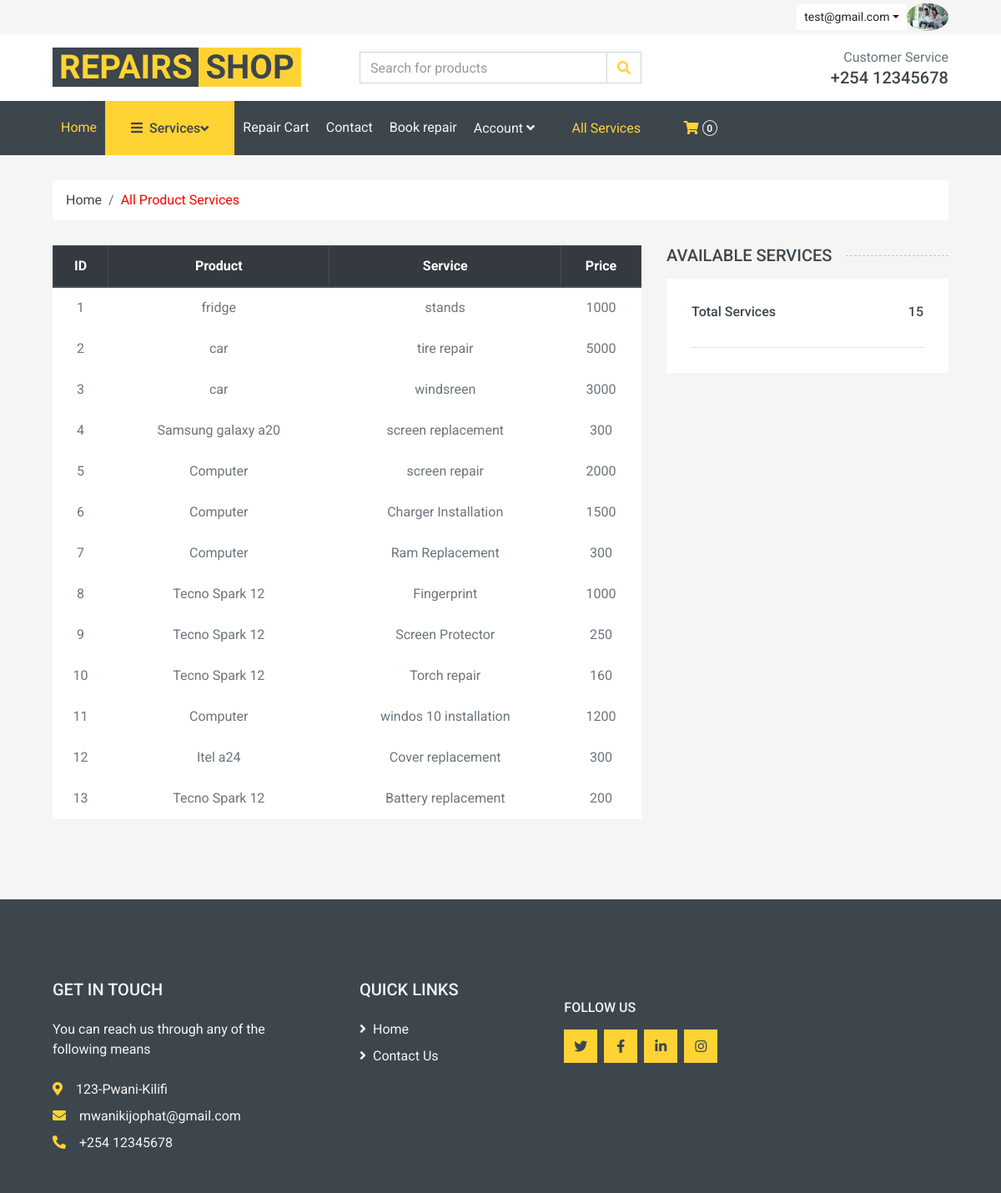
The app's page /all-services.php (signed in) with its own data.
### tables this page shows
CREATE TABLE `users` (
  `id` bigint(255) NOT NULL,
  `fname` varchar(15) NOT NULL,
  `lname` varchar(15) NOT NULL,
  `email` varchar(255) NOT NULL,
  `password` varchar(255) NOT NULL,
  `contact` int(15) NOT NULL,
  `status` int(2) DEFAULT NULL,
  `creationdate` timestamp NOT NULL DEFAULT current_timestamp(),
  `updationdate` timestamp NULL DEFAULT NULL ON UPDATE current_timestamp(),
  `profilepic` varchar(100) NOT NULL
);

CREATE TABLE `system` (
  `id` int(11) NOT NULL,
  `email` varchar(50) NOT NULL,
  `address` varchar(100) NOT NULL,
  `mobile` int(15) NOT NULL,
  `working hours` varchar(100) NOT NULL,
  `profilepic` varchar(100) NOT NULL
);

CREATE TABLE `services` (
  `id` int(11) NOT NULL,
  `sname` varchar(30) NOT NULL,
  `price` float NOT NULL DEFAULT 0,
  `pid` int(11) NOT NULL,
  `date_created` datetime NOT NULL DEFAULT current_timestamp(),
  `status` int(11) NOT NULL
);

CREATE TABLE `product` (
  `id` int(11) NOT NULL,
  `pname` varchar(30) NOT NULL,
  `date_created` datetime NOT NULL DEFAULT current_timestamp(),
  `status` int(11) NOT NULL,
  `pimage` varchar(50) NOT NULL
);

### all-services.php (the view, shortened to what this page needs)
<?php
include('includes/config.php');
if (strlen($_SESSION['login']) == 0) {
    header('location: login.php');
} else {
    ?>
<!DOCTYPE html>
<html lang="en">
<head>
    <link href="https://cdnjs.cloudflare.com/ajax/libs/font-awesome/5.10.0/css/all.min.css" rel="stylesheet">
    <link href="lib/animate/animate.min.css" rel="stylesheet">
    <link href="lib/owlcarousel/assets/owl.carousel.min.css" rel="stylesheet">
    <link href="css/style.css" rel="stylesheet">
</head>
<body>
<?php include('includes/header.php');?>
    <div class="container-fluid">
        <div class="row px-xl-5">
            <div class="col-12">
                <nav class="breadcrumb bg-light mb-30">
                    <a class="breadcrumb-item text-dark" href="#">Home</a>
                    <a class="breadcrumb-item text-dark" href="#"><span style="color:red">All Product Services</span></a>
                </nav>
            </div>
        </div>
    </div>
    <div class="container-fluid">
        <div class="row px-xl-5">
            <div class="col-lg-8 table-responsive mb-5">
                <table class="table table-light table-bordered table-hover text-center mb-0">
                    <thead class="thead-dark">
                        <tr>
                            <th>ID</th>
                            <th>Product</th>
                            <th>Service</th>
                            <th>Price</th>
                        </tr>
                    </thead>
                    <tbody class="align-middle">
                    <?php
                    $status=1;
    $sql="SELECT services.*, product.pname FROM services INNER JOIN product on product.id=services.pid  AND services.status=:status ORDER BY services.id DESC LIMIT 50";
                                  $query = $dbh->prepare($sql);
                                   $query->bindParam(':status', $status, PDO::PARAM_STR);
                                   $query->execute();
                                   $results = $query->fetchAll(PDO::FETCH_OBJ);
                                   $cnt = 1;
                                   if ($query->rowCount() > 0) {
                                       foreach ($results as $result) { ?>
                        <tr><td class="align-middle"> <?php echo htmlentities($cnt); ?></td>
                            <td class="align-middle"> <?php echo htmlentities($result->pname); ?></td>
                            <td class="align-middle"><?php echo htmlentities($result->sname); ?></td>
                            <td class="align-middle"><?php echo htmlentities($result->price); ?> </td>
                        </tr>
                        <?php $cnt = $cnt + 1;
                                        }
                                    } ?>
                    </tbody>
                </table>
            </div>
            <div class="col-lg-4">
                <h5 class="section-title position-relative text-uppercase mb-3"><span class="bg-secondary pr-3">Available Services</span></h5>
                <div class="bg-light p-30 mb-5">
                    <div class="border-bottom pb-2">
                    <?php
$status=1;
                     $sql = "SELECT * FROM services where services.status=:status";
                                     $query = $dbh->prepare($sql);
                                     $query->bindParam(':status', $status, PDO::PARAM_STR);
                                     $query->execute();
                                     $totalitems = $query->rowCount();
                                     ?>
                    <div class="d-flex justify-content-between mb-3">
                            <h6>Total Services </h6>
                            <h6> <?php echo htmlentities($totalitems); ?>  </h6>
                        </div>
                    </div>
                </div>
            </div>
        </div>
    </div>
    <?php include('includes/footer.php');?>
</body>
</html>
<?php }?>

### includes/header.php (shortened to what this page needs)
<div class="container-fluid">
    <div class="row bg-secondary py-1 px-xl-5">
        <div class="col-lg-6 d-none d-lg-block">
        </div>
        <?php
                $email = $_SESSION['login'];
                $sql2 = "SELECT `email` FROM `users` WHERE `email`=:email;";
                $query = $dbh->prepare($sql2);
                $query->bindParam(':email', $email, PDO::PARAM_STR);
                $query->execute();
                $results = $query->fetchAll(PDO::FETCH_OBJ);
                if ($query->rowCount() > 0) {
                    foreach ($results as $result) {
                ?>
        <div class="col-lg-6 text-center text-lg-right">
            <div class="d-inline-flex align-items-center">
                <div class="btn-group">
                    <button type="button" class="btn btn-sm btn-light dropdown-toggle" data-toggle="dropdown"><?php echo htmlentities($result->email); }}?></button>
                </div>
                <div class="btn-group">
                <img  src="photos/d41d8cd98f00b204e9800998ecf8427e1656931295.jpg" class="img-profile rounded-circle" style="width:50px" alt="Cinque Terre">
                </div>
            </div>
            <?php
                                 $email1 = $_SESSION['login'];
                                 $sql1 = "SELECT `id` FROM `users` WHERE `email`=:email1";
                                 $query1 = $dbh->prepare($sql1);
                                 $query1->bindParam(':email1', $email1, PDO::PARAM_STR);
                                 $query1->execute();
                                 $results1 = $query1->fetchAll(PDO::FETCH_OBJ);
                                 if ($query1->rowCount() > 0) {
                                     foreach ($results1 as $result1) {
                                         $uid = $result1->id;
                                     }
                                 }
                                 ?>
        </div>
    </div>
    <div class="row align-items-center bg-light py-3 px-xl-5 d-none d-lg-flex">
        <div class="col-lg-4">
            <a href="#" class="text-decoration-none">
                <span class="h1 text-uppercase text-primary bg-dark px-2">Repairs</span>
                <span class="h1 text-uppercase text-dark bg-primary px-2 ml-n1">Shop</span>
            </a>
        </div>
        <div class="col-lg-4 col-6 text-left">
            <form action="">
                <div class="input-group">
                    <input type="text" class="form-control" placeholder="Search for products">
                    <div class="input-group-append">
                        <span class="input-group-text bg-transparent text-primary">
                            <i class="fa fa-search"></i>
                        </span>
                    </div>
                </div>
            </form>
        </div>
        <?php
                                            $sql = "SELECT * from system";
                                            $query = $dbh->prepare($sql);
                                            $query->execute();
                                            $results = $query->fetchAll(PDO::FETCH_OBJ);
                                            if ($query->rowCount() > 0) {
                                            foreach ($results
                                            as $result) { ?>
        <div class="col-lg-4 col-6 text-right">
            <p class="m-0">Customer Service</p>
            <h5 class="m-0">+254 <?php echo htmlentities($result->mobile);}} ?></h5>
        </div>
    </div>
</div>
<div class="container-fluid bg-dark mb-30">
    <div class="row px-xl-5">
        <div class="col-lg-9">
            <nav class="navbar navbar-expand-lg bg-dark navbar-dark py-3 py-lg-0 px-0">
                <div class="collapse navbar-collapse justify-content-between" id="navbarCollapse">
                    <div class="navbar-nav mr-auto py-0">
                        <a href="index.php" class="nav-item nav-link active">Home</a>
                        <div class="nav-item dropdown">
                            <a href="#" class="btn d-flex align-items-center justify-content-between bg-primary w-100" style="height: 65px; padding: 0 30px;"  data-toggle="dropdown"><h6 class="text-dark m-0"><i class="fa fa-bars mr-2"></i>Services</h6>  <i class="fa fa-angle-down text-dark"></i></a>
                        </div>
                        <div class="nav-item dropdown">
                            <a href="cart.php" class="nav-link dropdown-toggle">Repair Cart</i></a>
                        </div>
                        <a href="contact.php" class="nav-item nav-link">Contact</a>
                        <a href="add-repair.php" class="nav-item nav-link">Book repair</a>
                        <div class="nav-item dropdown">
                            <a href="#" class="nav-link dropdown-toggle" data-toggle="dropdown">Account <i class="fa fa-angle-down mt-1"></i></a>
                        </div>
                    </div>
                    <a href="all-services.php" class="nav-item nav-link">All Services</a>
                    <div class="navbar-nav ml-auto py-0 d-none d-lg-block">
                    <?php
                                 $email1 = $_SESSION['login'];
                                 $sql1 = "SELECT `id` FROM `users` WHERE `email`=:email1";
                                 $query1 = $dbh->prepare($sql1);
                                 $query1->bindParam(':email1', $email1, PDO::PARAM_STR);
                                 $query1->execute();
                                 $results1 = $query1->fetchAll(PDO::FETCH_OBJ);
                                 if ($query1->rowCount() > 0) {
                                     foreach ($results1 as $result1) {
                                         $uid = $result1->id;
                                     }
                                 }
                                 $status = 0;
                                $sql = "SELECT * FROM repairs WHERE  repairs.status=:status and repairs.userid=:uid order by repairs.id desc ";
                                 $query = $dbh->prepare($sql);
                                 $query->bindParam(':uid', $uid, PDO::PARAM_STR);
                                 $query->bindParam(':status', $status, PDO::PARAM_STR);
                                 $query->execute();
                                 $totalitems = $query->rowCount();
                                 ?>
                        <a href="" class="btn px-0 ml-3">
                            <i class="fas fa-shopping-cart text-primary"></i>
                            <span class="badge text-secondary border border-secondary rounded-circle" style="padding-bottom: 2px;"><?php echo htmlentities($totalitems); ?></span>
                        </a>
                    </div>
                </div>
            </nav>
        </div>
    </div>
</div>

### includes/footer.php (shortened to what this page needs)
<div class="container-fluid bg-dark text-secondary mt-5 pt-5">
    <div class="row px-xl-5 pt-5">
        <div class="col-lg-4 col-md-12 mb-5 pr-3 pr-xl-5">
        <?php
                                            $sql = "SELECT * from system";
                                            $query = $dbh->prepare($sql);
                                            $query->execute();
                                            $results = $query->fetchAll(PDO::FETCH_OBJ);
                                            if ($query->rowCount() > 0) {
                                            foreach ($results
                                            as $result) { ?>
            <h5 class="text-secondary text-uppercase mb-4">Get In Touch</h5>
            <p class="mb-4">You can reach us through any of the following means</p>
            <p class="mb-2"><i class="fa fa-map-marker-alt text-primary mr-3"></i><?php echo htmlentities($result->address); ?></p>
            <p class="mb-2"><i class="fa fa-envelope text-primary mr-3"></i><?php echo htmlentities($result->email); ?></p>
            <p class="mb-0"><i class="fa fa-phone-alt text-primary mr-3"></i>+254 <?php echo htmlentities($result->mobile);}} ?></p>
        </div>
        <div class="col-lg-8 col-md-12">
            <div class="row">
                <div class="col-md-4 mb-5">
                    <h5 class="text-secondary text-uppercase mb-4">Quick Links</h5>
                    <div class="d-flex flex-column justify-content-start">
                        <a class="text-secondary mb-2" href="index.php"><i class="fa fa-angle-right mr-2"></i>Home</a>
                        <a class="text-secondary" href="contact.php"><i class="fa fa-angle-right mr-2"></i>Contact Us</a>
                    </div>
                </div>
                <div class="col-md-4 mb-5">
                    <h6 class="text-secondary text-uppercase mt-4 mb-3">Follow Us</h6>
                    <div class="d-flex">
                        <a class="btn btn-primary btn-square mr-2" href="#"><i class="fab fa-twitter"></i></a>
                        <a class="btn btn-primary btn-square mr-2" href="#"><i class="fab fa-facebook-f"></i></a>
                        <a class="btn btn-primary btn-square mr-2" href="#"><i class="fab fa-linkedin-in"></i></a>
                        <a class="btn btn-primary btn-square" href="#"><i class="fab fa-instagram"></i></a>
                    </div>
                </div>
            </div>
        </div>
    </div>
</div>

### records on screen
users: email "test@gmail.com"
system: mobile "12345678", address "123-Pwani-Kilifi", email "mwanikijophat@gmail.com"
services: product.pname "fridge", sname "stands", price "1000"
services: product.pname "car", sname "tire repair", price "5000"
services: product.pname "car", sname "windsreen", price "3000"
services: product.pname "Samsung galaxy a20", sname "screen replacement", price "300"
services: product.pname "Computer", sname "screen repair", price "2000"
services: product.pname "Computer", sname "Charger Installation", price "1500"
services: product.pname "Computer", sname "Ram Replacement", price "300"
services: product.pname "Tecno Spark 12", sname "Fingerprint", price "1000"
services: product.pname "Tecno Spark 12", sname "Screen Protector", price "250"
services: product.pname "Tecno Spark 12", sname "Torch repair", price "160"
services: product.pname "Computer", sname "windos 10 installation", price "1200"
services: product.pname "Itel a24", sname "Cover replacement", price "300"
services: product.pname "Tecno Spark 12", sname "Battery replacement", price "200"

### other values on screen
$totalitems "0"
$totalitems "15"
